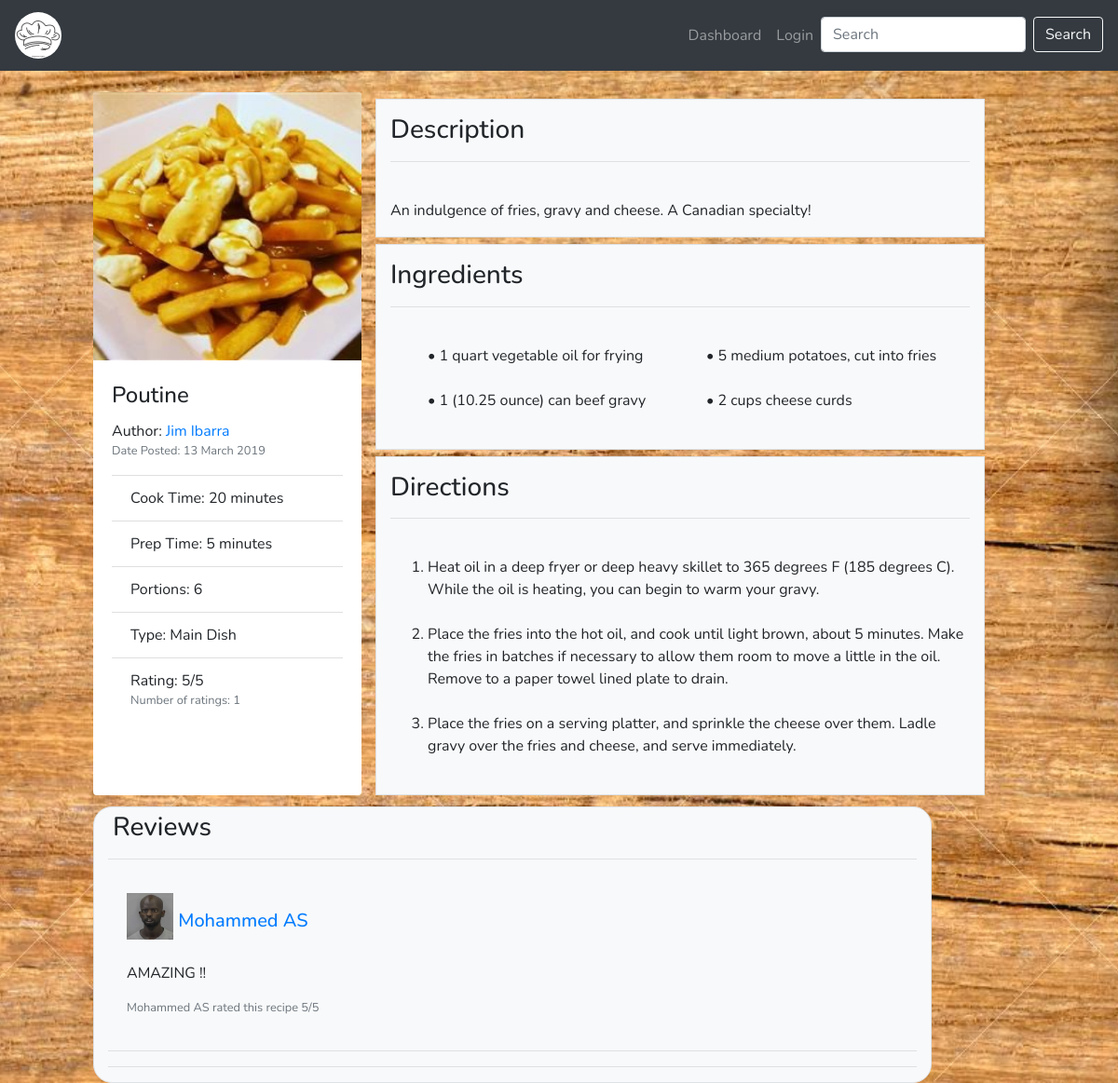
/post/viewPost/56, run on the app's committed database.
### tables this page shows
CREATE TABLE `post` (
  `post_id` int(6) NOT NULL,
  `profile_id` int(6) NOT NULL,
  `type_id` int(6) NOT NULL,
  `title` varchar(30) NOT NULL,
  `picture_id` int(6) NOT NULL,
  `description` varchar(250) NOT NULL,
  `ingredients` text NOT NULL,
  `time` varchar(20) NOT NULL,
  `preperation_time` varchar(60) NOT NULL,
  `directions` text NOT NULL,
  `portions` int(11) NOT NULL,
  `date_posted` timestamp NOT NULL DEFAULT CURRENT_TIMESTAMP
);

CREATE TABLE `picture` (
  `picture_id` int(6) NOT NULL,
  `path` text NOT NULL
);

CREATE TABLE `type` (
  `type_id` int(6) NOT NULL,
  `description` varchar(30) NOT NULL
);

CREATE TABLE `review` (
  `review_id` int(6) NOT NULL,
  `profile_id` int(6) NOT NULL,
  `post_id` int(6) NOT NULL,
  `review_content` text NOT NULL,
  `rating` int(11) DEFAULT NULL
);

### htdocs/app/core/Controller.php (called while the page is built, shortened)
<?php
	require_once ('app/views/layout/layout.php');
	class Controller{
		public function model($model){
			return new $model();
		}
		public function view($view, $method, $data = []){
			require_once 'app/views/' . $view  . "/" . $method . '.php';
		}
	}

### htdocs/app/controllers/post.php (called while the page is built, shortened)
<?php
	class Post extends Controller{
		public function viewPost($id = -1){
			$postModel      = $this->model('PostModel');
			$reviewModel    = $this->model('ReviewModel');
			$post = $postModel->getPost($id);
			$data   = $postModel->viewFullPost($post);
			$review = $reviewModel->displayReview($post);
			$this->view('post', 'viewPost', $data);
			$this->view('review','showReview', $review);
		}
	}

### htdocs/app/core/App.php (called while the page is built, shortened)
<?php
	class App{
		protected $method = 'dashboard';
		public function __construct(){
			$url = $this->parseUrl();
			if(file_exists('app/controllers/' . $url[0] . '.php')){
				unset($url[0]);
			}
			$this->controller = new $this->controller;
			if(isset($url[1])){
				if(method_exists($this->controller, $url[1])){
					$this->method = $url[1];
					unset($url[1]);
				}
			}
			$this->params = $url ? array_values($url) : [];
			call_user_func_array([$this->controller, $this->method], $this->params);
		}
		public function parseUrl(){
			if(isset($_GET['url'])){
				return $url = explode('/', filter_var(rtrim($_GET['url'], '/'), FILTER_SANITIZE_URL));
			}
		}
	}

### htdocs/index.php (called while the page is built, shortened)
<?php
	$app = new App;

### htdocs/app/core/Model.php (called while the page is built, shortened)
<?php
class Model {
	function __construct(){
		$host = 'localhost';
		$dbname = 'Project';
		$user = 'root';
		$pass = '';
		try{
			$this->_connection = new PDO("mysql:host=$host; dbname=$dbname", $user, $pass);
		}catch(PDOException $e){
			echo $e->getMessage();
		}
	}
}

### htdocs/app/models/PostModel.php (called while the page is built, shortened)
<?php
class PostModel extends Model{
	public function getPost($id){
		$STH = $this->_connection->prepare("SELECT * FROM post WHERE post_id = :id");
		$STH->setFetchMode(PDO::FETCH_CLASS, 'PostModel');
		$STH->execute(['id'=>$id]);
		return $STH->fetch();
	}
	public function viewFullPost($post){
		$query = "
		SELECT post.*, type.description as descriptionType, picture.path, CONCAT(profile.first_name, ' ' ,profile.last_name) AS name, ROUND(AVG(review.rating),1) AS avgRating,
			(SELECT savedpost.post_id
		     FROM savedpost
		     WHERE savedpost.profile_id = :profile_id AND post.post_id = savedpost.post_id) as isSaved,
		     COUNT(review.post_id) as numReviews
		FROM post
		INNER JOIN profile
			ON post.profile_id = profile.profile_id
		INNER JOIN picture
			ON post.picture_id = picture.picture_id
		INNER JOIN type
			ON post.type_id = type.type_id
        INNER JOIN review
        	ON post.post_id = review.post_id
		WHERE post.post_id = :id";
		$STH = $this->_connection->prepare($query);
		$STH->setFetchMode(PDO::FETCH_CLASS,'PostModel');
		if(isset($_SESSION['profile_id'])){
			$pid = $_SESSION['profile_id'];
		}else{
			$pid = -999;
		}
		$STH->bindParam(':id', $post->post_id);
		$STH->bindParam(':profile_id', $pid);
		$STH->execute();
		return $STH->fetch();
	}
}

### htdocs/app/models/ReviewModel.php (called while the page is built, shortened)
<?php
	class ReviewModel extends Model{
		public function displayReview($post){
			$query  = "
			SELECT review.*, picture.path, CONCAT(profile.first_name, ' ', profile.last_name) AS name
			FROM review
				INNER JOIN profile
					ON review.profile_id = profile.profile_id
				INNER JOIN picture
					ON profile.picture_id = picture.picture_id
			WHERE post_id = :id";
			$STH = $this->_connection->prepare($query);
			$STH->setFetchMode(PDO::FETCH_CLASS, 'ReviewModel');
			$STH->execute(['id'=>$post->post_id]);
			return $STH->fetchAll();
		}
	}

### htdocs/app/views/post/viewPost.php (the view, shortened to what this page needs)
<html>
<body>
<link href='/css/viewPost.css' rel='stylesheet'/>
<?php
  $date = date_create_from_format("Y-m-d H:i:s",$data->date_posted);
  $formattedDate = date_format($date, "d F Y");
?>
  	<div class='row offset-1'>
          	<div class='card' style='width: 18rem;'>
          		<img class='card-img-top' src="<?php echo $data->path ?>"/>
          		<div class='card-body'>
          			<h4 class='card-title'><?php echo $data->title?></h4>
          			<p class='card-text'>
          				Author: <a href="/profile/index/<?php echo $data->profile_id ?>"><?php echo $data->name ?></a><br/>
          				<small class='text-muted'>Date Posted: <?php echo $formattedDate?></small>
          			</p>
					<ul class='list-group list-group-flush'>
	          			<li class='list-group-item'>Cook Time: <?php echo $data->time ?></li>
	          			<li class='list-group-item'>Prep Time: <?php echo $data->preperation_time ?></li>
	          			<li class='list-group-item'>Portions: <?php echo $data->portions ?></li>
	          			<li class='list-group-item'>Type: <?php echo $data->descriptionType ?></li>
	          			<li class='list-group-item'>Rating:
	          				<?php
	          					if($data->avgRating == null){
	          						echo "No rating";
	          					}else{
	          						echo round($data->avgRating,1) . '/5';
	          					}
	          				?><br/>
                    <?php
                      if($data->numReviews != 0){
                        print "<small class='text-muted'>Number of ratings:  $data->numReviews</small>";
                      }
                    ?>
	          			</li>
	          		</ul>
          		</div>
          	</div>
            <div class='col-lg-8' id='information'>
          		<div class='col-lg-11 bg-light border'>
            		<p>
             			<h3>Description</h3><hr><br/>
                 		 <?php echo $data->description ?>
               		</p>
           		</div>
           		<div class='col-lg-11 bg-light border ingredients'>
            		<p>
                 	 	<h3>Ingredients</h3><hr><br/>
                 	 	<ul>
	                  		<?php
	                  			$ingredientsArray = explode(PHP_EOL, $data->ingredients);
	                  			foreach($ingredientsArray as $value){
								          	if($value != '')
									              print "<li>$value</li><br/>";
								          }
	                  		?>
                  		</ul>
               	    </p>
            	</div>
           		<div class='col-lg-11 bg-light border'>
            		<p>
                  		<h3>Directions</h3><hr><br/>
                    	<ol>
                    		<?php
	                  			$directionsArray = explode(PHP_EOL, $data->directions);
	                  			foreach($directionsArray as $value){
      									if($value != '')
      										print "<li>$value</li><br/>";
      								  }
	                  		?>
                    	</ol>
               		</p>
            	</div>
            </div>
        </div>
  <body>
<html>

### htdocs/app/views/review/showReview.php
<div class='col-sm-9 offset-1 border bg-light' style='border-radius: 20px'>
    <h3 style='margin: 5px;'>Reviews</h3> <hr/>
    <?php
    	if($data == null){
    		print "<p class='text-muted' style='text-align: center'>There are no reviews!<br/>Be the first to review this post</p>";
    	}else{
	    	foreach($data as $item){
	    		if(isset($_SESSION['profile_id']) && ($item->profile_id == $_SESSION['profile_id'] || isset($_SESSION['isAdmin']))){
	    			$deleteBtn = "<a href='/review/deleteReview/" . $item->review_id ."/" . $item->post_id ."' class='btn btn-danger float-right'>Delete Review</a>";
	    		}else{
	    			$deleteBtn = '';
	    		}
	    		print "
	    			<div class='card-w-50'>
						<div class='card-body'>
				    		<h5 class='card-title'>
				       		". $deleteBtn ."
				       		<a href='/profile/index/" .$item->profile_id ."'>  <img class='card-title' style='height: 50px; width: 50px' src='". $item->path ."'/></a>
				       		<a href='/profile/index/". $item->profile_id ."'>". $item->name ."</br></a>
				       		</h5>
				            <p class='card-text'>
				               ". $item->review_content . "
				            </p>
				      	 <small class='text-muted'>". $item->name ." rated this recipe ". $item->rating ."/5</small>
						</div>
					</div>
					<hr/>
	    		";
	    	}
    	}
    ?>
<hr/>

### htdocs/css/layoutCss.css (style rules this page uses)
body { font-family: 'Nunito', sans-serif; }

### htdocs/css/viewPost.css (style rules this page uses)
body { background: url("/App/images/viewPostBackground.jpg"); min-height: 100%; background-repeat: no-repeat; background-attachment: fixed; background-position: center; background-size: cover }
ul { list-style-type: none; columns: 2; }
.ingredients ul li:before { content: "• "; }
.card { border: none; }
div { margin-top: 1%; }

### data on the page
post: picture.path (picture), title "Poutine", date_posted "13 March 2019", time "20 minutes", preperation_time "5 minutes", portions "6", type.description "Main Dish", description "An indulgence of fries, gravy and cheese. A Canadian specialty!", ingredients "1 quart vegetable oil for frying", ingredients "1 (10.25 ounce) can beef gravy", ingredients "5 medium potatoes, cut into fries", ingredients "2 cups cheese curds", directions "Heat oil in a deep fryer or deep heavy skillet to 365 degrees F (185 degrees C). While the oil is heating, you can begin to warm your gravy.", directions "Place the fries into the hot oil, and cook until light brown, about 5 minutes. Make the fries in batches if necessary to allow them room to move a little in the oil. Remove to a paper towel lined plate to drain.", directions "Place the fries on a serving platter, and sprinkle the cheese over them. Ladle gravy over the fries and cheese, and serve immediately."
review: picture.path (picture), name "Mohammed AS", review_content "AMAZING !!", rating "5"

### other printed values
$data->name "Jim Ibarra"
$data->avgRating "5"
$data->numReviews "1"
